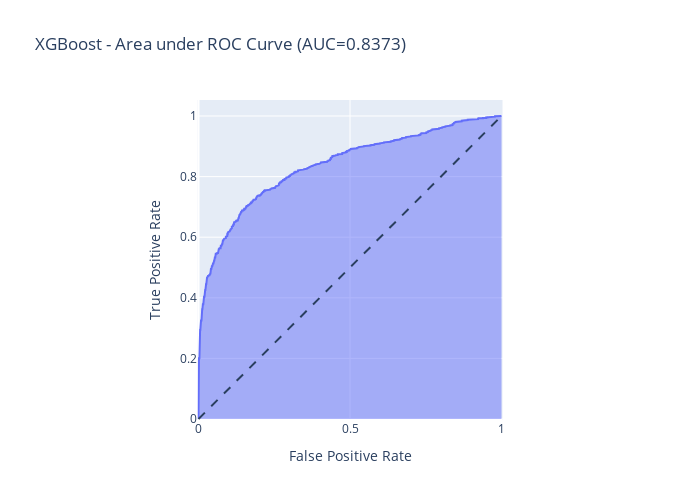

Source (notebook cell):
### Code cell
# ROC AUC curve for XG Boost predictor
y_pred_prob_xgb = clf.predict_proba(X_test)[::,1]

fpr, tpr, thresholds = roc_curve(y_test, y_pred_prob_xgb)

fig = px.area(
    x=fpr, y=tpr,
    title=f' XGBoost - Area under ROC Curve (AUC={auc(fpr, tpr):.4f})',
    labels=dict(x='False Positive Rate', y='True Positive Rate'),
    width=700, height=500
)
fig.add_shape(
    type='line', line=dict(dash='dash'),
    x0=0, x1=1, y0=0, y1=1
)

fig.update_yaxes(scaleanchor="x", scaleratio=1)
fig.update_xaxes(constrain='domain')
fig.show()

### Figure 1 — Plotly figure (JSON) as saved in the notebook; plotly's stock layout.template omitted (floating-point values rounded to 4 significant figures; data arrays with more than 128 entries replaced by an {"elided": "..."} marker saying what was removed)
{"data": [{"hovertemplate": "False Positive Rate=%{x}<br>True Positive Rate=%{y}<extra></extra>", "legendgroup": "", "line": {"color": "#636efa"}, "marker": {"symbol": "circle"}, "mode": "lines", "name": "", "orientation": "v", "showlegend": false, "stackgroup": "1", "type": "scatter", "x": {"elided": "831 float values"}, "xaxis": "x", "y": {"elided": "831 float values"}, "yaxis": "y"}], "layout": {"height": 500, "legend": {"tracegroupgap": 0}, "shapes": [{"line": {"dash": "dash"}, "type": "line", "x0": 0, "x1": 1, "y0": 0, "y1": 1}], "title": {"text": " XGBoost - Area under ROC Curve (AUC=0.8373)"}, "width": 700, "xaxis": {"anchor": "y", "constrain": "domain", "domain": [0, 1], "title": {"text": "False Positive Rate"}}, "yaxis": {"anchor": "x", "domain": [0, 1], "scaleanchor": "x", "scaleratio": 1, "title": {"text": "True Positive Rate"}}}}
